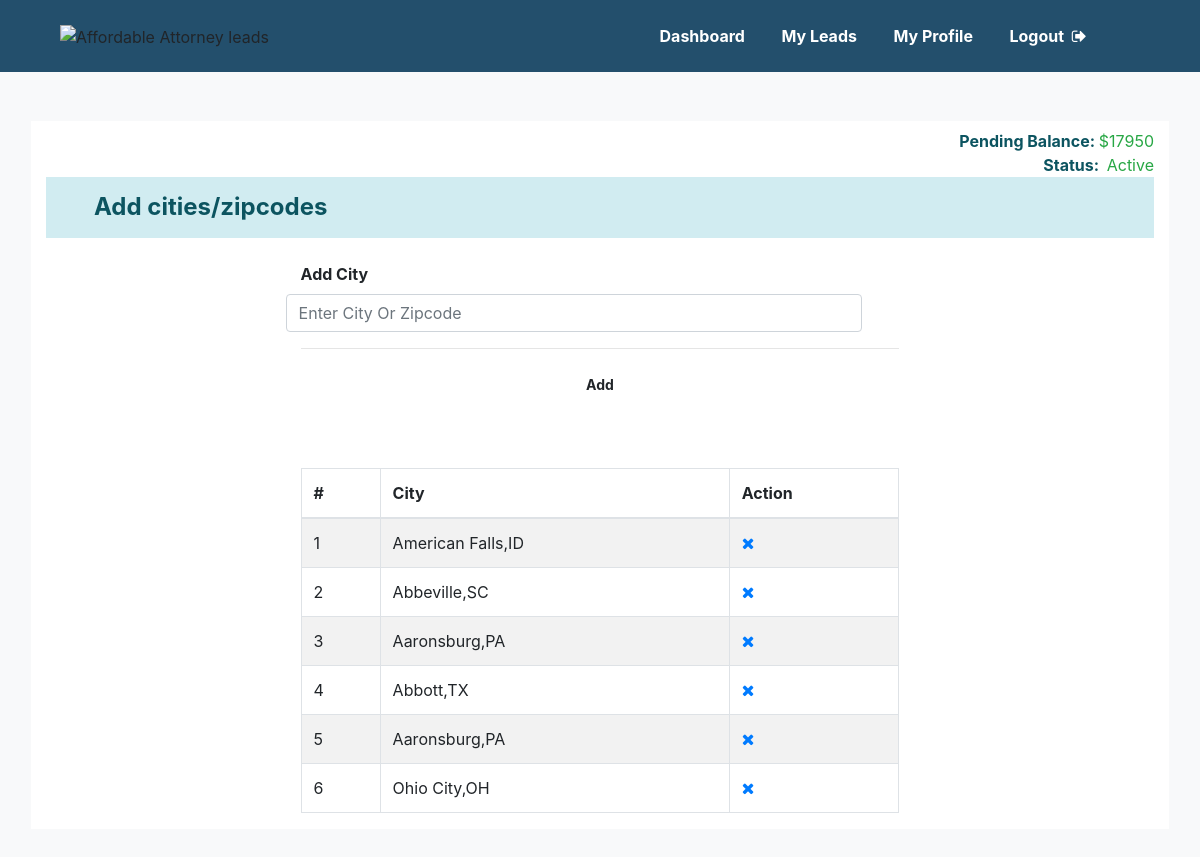
The app's page /lawyer/app/add-cities (signed in) with its own data.
### tables this page shows
CREATE TABLE `lawyer_profile` (
  `id` int(11) NOT NULL,
  `active` tinyint(1) NOT NULL,
  `idhash` varchar(100) NOT NULL,
  `Name` varchar(70) NOT NULL,
  `Organization` varchar(25) NOT NULL,
  `Email` varchar(255) NOT NULL,
  `Password` varchar(100) NOT NULL,
  `access_code` text NOT NULL,
  `Contact` varchar(20) NOT NULL,
  `state` varchar(100) NOT NULL,
  `city2` varchar(100) NOT NULL,
  `city3` varchar(100) NOT NULL,
  `city4` varchar(100) NOT NULL,
  `Zipcode` int(5) NOT NULL,
  `Leads` int(100) NOT NULL,
  `total_Leads` int(100) NOT NULL,
  `PendingBalance` int(100) NOT NULL,
  `DummyLeads` int(100) NOT NULL,
  `Picture` varchar(120) NOT NULL,
  `Catogory` varchar(255) NOT NULL,
  `Catogory2` varchar(30) NOT NULL,
  `Catogory3` varchar(30) NOT NULL,
  `Catogory4` varchar(30) NOT NULL,
  `Description` longtext NOT NULL,
  `subject` text NOT NULL,
  `detail` longtext NOT NULL,
  `smsstatus` varchar(1) NOT NULL
);

CREATE TABLE `lawyer_city` (
  `id` int(12) NOT NULL,
  `id_fk` int(11) NOT NULL,
  `city` varchar(30) NOT NULL
);

### lawyer/app/add_multiple_city.php (the view, shortened to what this page needs)
<?php
if(strlen($_SESSION['Lawyerlogin'])==0)
	{
header('location:login');
}
else{
?>
<!DOCTYPE html>
<html lang="en">
<head>
</head>
<?php include_once "libs.php"; ?>
<body class="bg-light">
<?php include_once "dashboard_header.php"; ?>
<br><br><br>
<section class="pl-2 pr-2">
    <div class="container bg-white text-center text-black dash pt-2 mt-5 mb-5 border-light border-right border-left border-top border-bottom">
        <?php include_once "balance_status.php" ?>
        <h4 class="text-left pl-5 font-weight-bold p-3" style="background-color:#d1ecf1; color:#0c5460;">Add cities/zipcodes </h4>
        <center>
        <div class="container">
                <div class="col-12 col-lg-7  col-md-10 col-sm-12">
                    <form class="form1"  method="post" >
                            <div class="form-group text-left">
                            <label class="mt-3 font-weight-bold" id="add">Add City</label>
                            <div class="row">
                                <div class="col-12 col-lg-11 col-md-11 col-sm-12  pr-0 pl-0">
                                    <input type="text" name="country" id="country" class="form-control heading font-weight-normal ser_box"  placeholder="Enter City Or Zipcode" autocomplete="off"/>
                                </div>
                            </div>
                        </div>
                         <hr />
                        <div class="form-group">
                                <input type="submit" name="submitbtn" id="submitbtn" class="btn p-2 btn-sm mb-5 buttons font-weight-bold button_size2" value="Add" />
                        </div>
                    </form>
                    <table id="zctb" class="display table table-striped table-bordered table-hover" cellspacing="0" width="100%">
                        <thead>
                            <tr>
                                <th>#</th>
    							<th>City</th>
    						    <th>Action</th>
    						</tr>
    					</thead>
    					<tbody>
                            <?php
                                $id_fk=$id;
                                $sqlss = "SELECT * from  lawyer_city where id_fk=:id_fk ";
                                $q = $db -> prepare($sqlss);
                                $q->bindParam(":id_fk", $id_fk);
                                $q->execute();
                                $r=$q->fetchAll(PDO::FETCH_OBJ);
                                $cnt=1;
                                if($q->rowCount() > 0)
                                {
                                foreach($r as $re)
                                {
                            ?>
    						    <tr>
                                    <td><?php echo htmlentities($cnt);?></td>
                                    <td><?php echo htmlentities($re->city);?></td>
                                    <td>
                                    <a href="add_multiple_city.php?del=<?php echo $re->id;?>" onclick="return confirm('Do you want to delete');"><i class="fa fa-close"></i></a></td>
    							</tr>
    								<?php $cnt=$cnt+1; }} ?>
    					</tbody>
    				</table>
                </div>
        </div>
        </center>
    </div>
</section>
</body>
</html>
<?php }?>

### lawyer/app/balance_status.php (shortened to what this page needs)
<?php
$database=new Database();
$db = $database->getConnection();
$id=$_SESSION['id'];
 $sql ="SELECT * FROM lawyer_profile WHERE  id=:id";
 $query = $db->prepare($sql);
$query-> bindParam(':id', $id, PDO::PARAM_STR);
 $query->execute();
 $results=$query->fetchAll(PDO::FETCH_OBJ);
 if($query->rowCount() > 0)
 {
     foreach($results as $result){
         $pending=htmlentities($result->PendingBalance);
     }
 }
?>
<div class="text-right font-weight-bold" style="color:#0c5460;">
    <p class=" m-0">
        Pending Balance: <b class="text-success font-weight-normal">$<?php echo $pending?></b> <br />
    </p>
    <p class=" m-0">
        Status:&nbsp;
        <b class="font-weight-normal text-success"  id="color1">
            <?php
                echo "Active";
            ?>
        </b>
    </p>
</div>

### records on screen
lawyer_profile: PendingBalance "17950"
lawyer_city: city "American Falls,ID"
lawyer_city: city "Abbeville,SC"
lawyer_city: city "Aaronsburg,PA"
lawyer_city: city "Abbott,TX"
lawyer_city: city "Aaronsburg,PA"
lawyer_city: city "Ohio City,OH"
